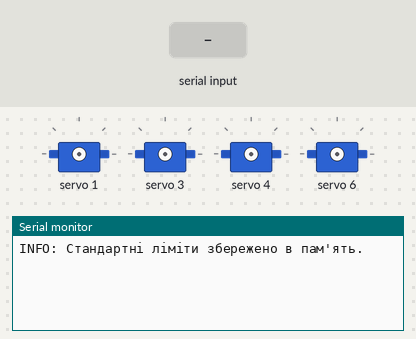
Bench run of a sketch on a simulated ESP32. Parts: 4 × servo, the last lines printed to the serial monitor. Inputs (shaded band) come from the test bench. EEPROM starts erased.

Above: at 1.2 s.
1.3 s: "S\n" received over Serial
At 2.5 s:
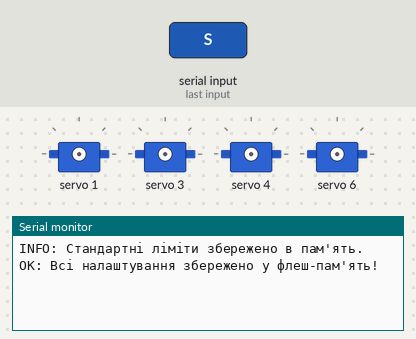
2.8 s: "R\n" received over Serial
At 3.2 s:
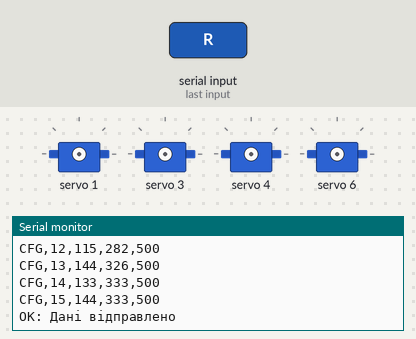
4.3 s: "W,90,45\n" received over Serial
Timing chart, 0 to 7.3 s (numbered marks = the images above; inputs shaded):
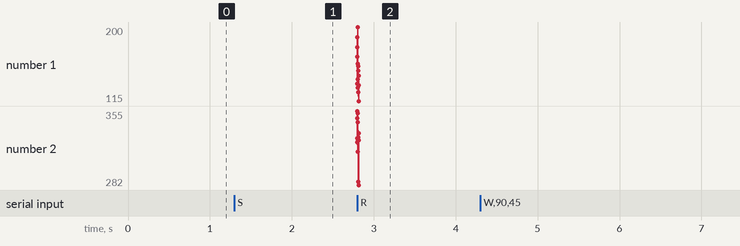

Measured:
- after the input at 1.3 s, the serial monitor: prints a new line at once (image 1)
- after the input at 2.8 s, the serial monitor: prints a new line at once (image 2)

The sketch:

esp32_firmware.ino
```cpp
#include <Wire.h>
#include <Adafruit_PWMServoDriver.h>
#include <Preferences.h>

#define I2C_SDA 8
#define I2C_SCL 9

Adafruit_PWMServoDriver pwm = Adafruit_PWMServoDriver();
Preferences preferences;

struct ServoConfig {
  int minPWM;
  int midPWM;
  int maxPWM;
};

struct ServoState {
  float currentPWM;
  int targetPWM;
};

// СТАНДАРТНІ ЗНАЧЕННЯ ЗІ СКРІНШОТУ
ServoConfig defaultServos[16] = {
  {135, 324, 500}, // Канал 0
  {166, 348, 500}, // Канал 1
  {177, 348, 500}, // Канал 2
  {188, 355, 500}, // Канал 3
  {188, 328, 500}, // Канал 4
  {130, 315, 500}, // Канал 5
  {200, 353, 500}, // Канал 6
  {158, 328, 400}, // Канал 7
  {140, 344, 500}, // Канал 8
  {150, 329, 500}, // Канал 9
  {155, 326, 500}, // Канал 10
  {125, 285, 500}, // Канал 11
  {115, 282, 500}, // Канал 12
  {144, 326, 500}, // Канал 13
  {133, 333, 500}, // Канал 14
  {144, 333, 500}  // Канал 15
};

ServoConfig servos[16];
ServoState states[16];

const float EMA_ALPHA = 0.4;
const int FAST_SERVO = 6;
unsigned long lastUpdate = 0;

void setup() {
  Serial.begin(115200);
  Serial.setTimeout(10);
  Wire.begin(I2C_SDA, I2C_SCL);

  pwm.begin();
  pwm.setOscillatorFrequency(27000000);
  pwm.setPWMFreq(50);

  preferences.begin("bionic_hand", false);

  size_t configSize = preferences.getBytesLength("servo_cfg_v3");
  if (configSize == sizeof(servos)) {
    preferences.getBytes("servo_cfg_v3", servos, sizeof(servos));
    Serial.println("INFO: Налаштування завантажено з NVS.");
  } else {
    memcpy(servos, defaultServos, sizeof(servos));
    preferences.putBytes("servo_cfg_v3", servos, sizeof(servos));
    Serial.println("INFO: Стандартні ліміти збережено в пам'ять.");
  }

  for (int i = 0; i < 16; i++) {
    states[i].currentPWM = -1;
    states[i].targetPWM = -1;
  }
  delay(10);
}

int calculatePWM(int channel, int angle) {
  if (angle <= 90) {
    return map(angle, 0, 90, servos[channel].minPWM, servos[channel].midPWM);
  } else {
    return map(angle, 90, 180, servos[channel].midPWM, servos[channel].maxPWM);
  }
}

void disableUnusedServos(uint16_t activeMask) {
  for (int i = 0; i < 16; i++) {
    if ((activeMask & (1 << i)) == 0) {
      if (states[i].targetPWM != -1) {
        pwm.setPWM(i, 0, 0);
        states[i].targetPWM = -1;
        states[i].currentPWM = -1;
      }
    }
  }
}

void loop() {
  if (Serial.available() > 0) {
    String command = Serial.readStringUntil('\n');
    command.trim();

    if (command.length() > 0) {
      char cmdType = command.charAt(0);

      if (cmdType == 'A') {
        int channel, angle;
        if (sscanf(command.c_str(), "A,%d,%d", &channel, &angle) == 2) {
          if (channel >= 0 && channel < 16 && angle >= 0 && angle <= 180) {
            int target = calculatePWM(channel, angle);
            states[channel].targetPWM = target;
            if (states[channel].currentPWM == -1) {
              states[channel].currentPWM = target;
              pwm.setPWM(channel, 0, target);
            }
          }
        }
      }
      else if (cmdType == 'X') {
        uint16_t mask;
        if (sscanf(command.c_str(), "X,%hu", &mask) == 1) {
          disableUnusedServos(mask);
        }
      }
      else if (cmdType == 'W') {
        uint16_t mask;
        int pwmVal;
        if (sscanf(command.c_str(), "W,%hu,%d", &mask, &pwmVal) == 2) {
          disableUnusedServos(mask);
          for (int i = 0; i < 16; i++) {
            if (mask & (1 << i)) {
              states[i].targetPWM = pwmVal;
              if (states[i].currentPWM == -1) {
                states[i].currentPWM = pwmVal;
                pwm.setPWM(i, 0, pwmVal);
              }
            }
          }
        }
      }
      else if (cmdType == 'G') {
        uint16_t mask;
        int angle;
        if (sscanf(command.c_str(), "G,%hu,%d", &mask, &angle) == 2) {
          if (angle >= 0 && angle <= 180) {
            disableUnusedServos(mask);
            for (int i = 0; i < 16; i++) {
              if (mask & (1 << i)) {
                int target = calculatePWM(i, angle);
                states[i].targetPWM = target;
                if (states[i].currentPWM == -1) {
                  states[i].currentPWM = target;
                  pwm.setPWM(i, 0, target);
                }
              }
            }
          }
        }
      }
      else if (cmdType == 'C') {
        int channel, minP, midP, maxP;
        if (sscanf(command.c_str(), "C,%d,%d,%d,%d", &channel, &minP, &midP, &maxP) == 4) {
          if (channel >= 0 && channel < 16) {
            servos[channel].minPWM = minP;
            servos[channel].midPWM = midP;
            servos[channel].maxPWM = maxP;
            Serial.printf("OK: Конфіг серво %d оновлено\n", channel);
          }
        }
      }
      else if (cmdType == 'S') {
        preferences.putBytes("servo_cfg_v3", servos, sizeof(servos));
        Serial.println("OK: Всі налаштування збережено у флеш-пам'ять!");
      }
      else if (cmdType == 'R') {
        for (int i = 0; i < 16; i++) {
          Serial.printf("CFG,%d,%d,%d,%d\n", i, servos[i].minPWM, servos[i].midPWM, servos[i].maxPWM);
        }
        Serial.println("OK: Дані відправлено");
      }
    }
  }

  unsigned long currentMillis = millis();
  if (currentMillis - lastUpdate >= 15) {
    lastUpdate = currentMillis;
    for (int i = 0; i < 16; i++) {
      if (states[i].targetPWM != -1 && abs(states[i].currentPWM - states[i].targetPWM) > 0.1) {
        if (i == FAST_SERVO) {
          states[i].currentPWM = states[i].targetPWM;
        } else {
          states[i].currentPWM = (EMA_ALPHA * states[i].targetPWM) + ((1.0 - EMA_ALPHA) * states[i].currentPWM);
          if (abs(states[i].targetPWM - states[i].currentPWM) < 1.0) {
            states[i].currentPWM = states[i].targetPWM;
          }
        }
        pwm.setPWM(i, 0, (int)states[i].currentPWM);
      }
    }
  }
}
```
